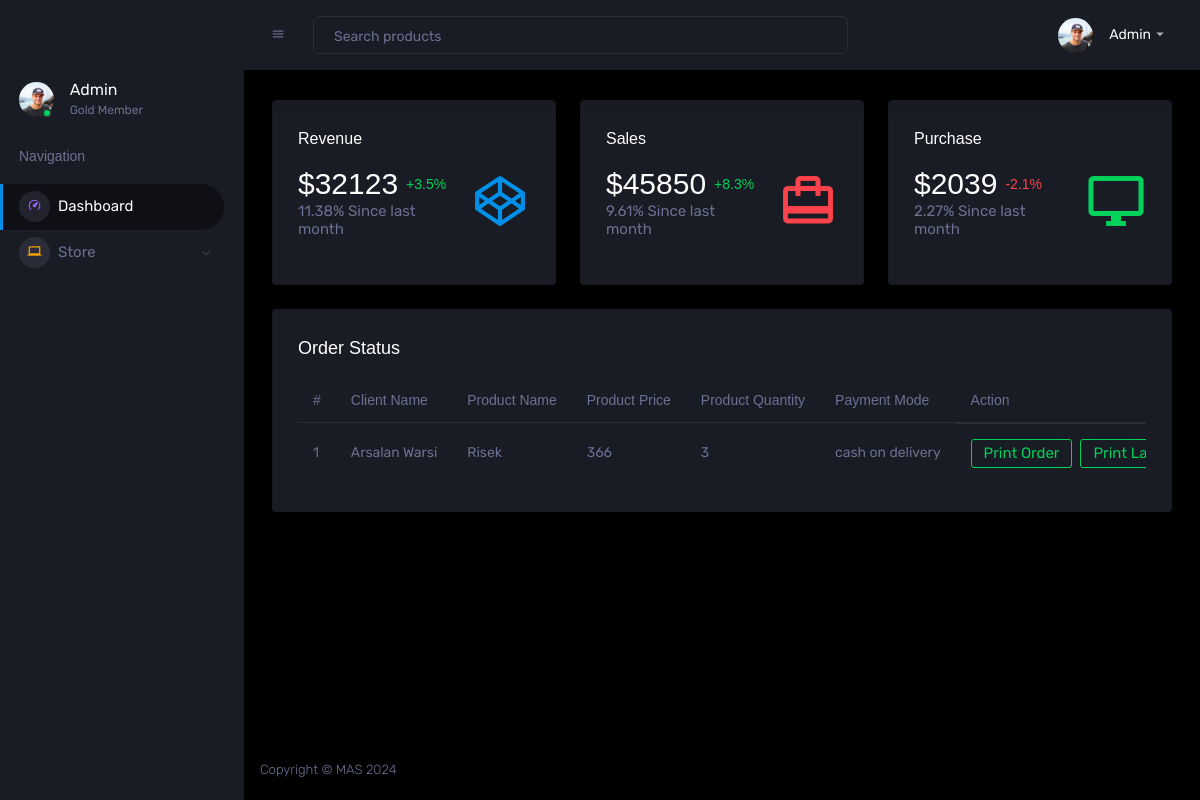
The page /AdminPanel/index.php (signed in) on the database as committed earlier.
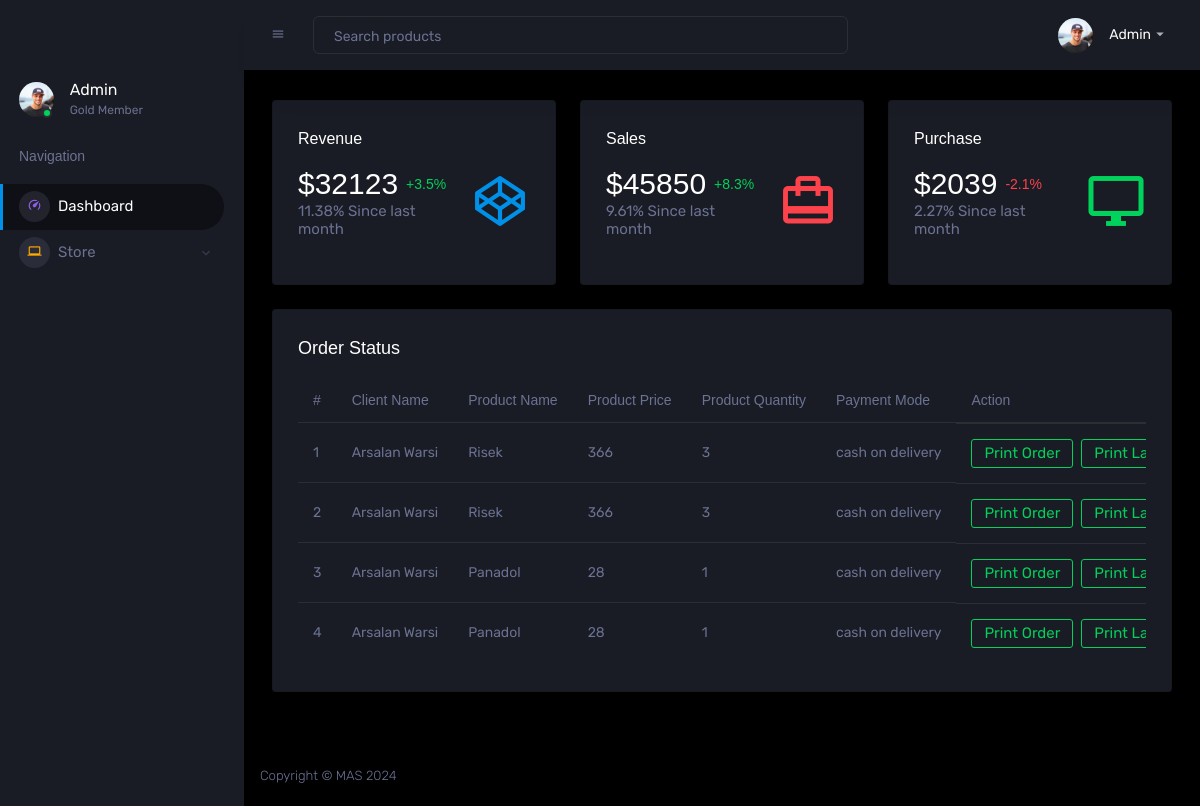
The same page on the database as committed later.
### tables this page shows
CREATE TABLE `orders` (
  `id` int(11) NOT NULL,
  `u_id` int(11) NOT NULL,
  `u_name` varchar(255) NOT NULL,
  `u_country` varchar(255) NOT NULL,
  `u_address` varchar(255) NOT NULL,
  `u_phone` varchar(255) NOT NULL,
  `delivery_status` varchar(255) NOT NULL,
  `p_id` int(11) NOT NULL,
  `p_name` varchar(255) NOT NULL,
  `generic_name` varchar(255) NOT NULL,
  `p_quantity` int(11) NOT NULL,
  `p_price` int(11) NOT NULL,
  `date` timestamp NOT NULL DEFAULT current_timestamp() ON UPDATE current_timestamp(),
  `order_status` varchar(255) NOT NULL DEFAULT 'Pending',
  `p_prescription` varchar(255) NOT NULL,
  `p_image` varchar(255) DEFAULT NULL,
  `tracking_no` varchar(255) DEFAULT NULL
);

### AdminPanel/index.php (the view, shortened to what this page needs)
<!DOCTYPE html>
<html lang="en">
<head>
  <link rel="stylesheet" href="assets/vendors/mdi/css/materialdesignicons.min.css">
  <link rel="stylesheet" href="assets/vendors/css/vendor.bundle.base.css">
  <link rel="stylesheet" href="assets/vendors/jvectormap/jquery-jvectormap.css">
  <link rel="stylesheet" href="assets/vendors/flag-icon-css/css/flag-icon.min.css">
  <link rel="stylesheet" href="assets/vendors/owl-carousel-2/owl.carousel.min.css">
  <link rel="stylesheet" href="assets/vendors/owl-carousel-2/owl.theme.default.min.css">
  <link rel="stylesheet" href="assets/css/style.css">
</head>
<body>
  <div class="container-scroller">
    <?php
    include 'sidebar.php';
    ?>
    <div class="container-fluid page-body-wrapper">
      <?php
      include 'header.php';
      ?>
      <div class="main-panel">
        <div class="content-wrapper">
          <div class="row">
            <div class="col-sm-4 grid-margin">
              <div class="card">
                <div class="card-body">
                  <h5>Revenue</h5>
                  <div class="row">
                    <div class="col-8 col-sm-12 col-xl-8 my-auto">
                      <div class="d-flex d-sm-block d-md-flex align-items-center">
                        <h2 class="mb-0">$32123</h2>
                        <p class="text-success ml-2 mb-0 font-weight-medium">+3.5%</p>
                      </div>
                      <h6 class="text-muted font-weight-normal">11.38% Since last month</h6>
                    </div>
                    <div class="col-4 col-sm-12 col-xl-4 text-center text-xl-right">
                      <i class="icon-lg mdi mdi-codepen text-primary ml-auto"></i>
                    </div>
                  </div>
                </div>
              </div>
            </div>
            <div class="col-sm-4 grid-margin">
              <div class="card">
                <div class="card-body">
                  <h5>Sales</h5>
                  <div class="row">
                    <div class="col-8 col-sm-12 col-xl-8 my-auto">
                      <div class="d-flex d-sm-block d-md-flex align-items-center">
                        <h2 class="mb-0">$45850</h2>
                        <p class="text-success ml-2 mb-0 font-weight-medium">+8.3%</p>
                      </div>
                      <h6 class="text-muted font-weight-normal"> 9.61% Since last month</h6>
                    </div>
                    <div class="col-4 col-sm-12 col-xl-4 text-center text-xl-right">
                      <i class="icon-lg mdi mdi-wallet-travel text-danger ml-auto"></i>
                    </div>
                  </div>
                </div>
              </div>
            </div>
            <div class="col-sm-4 grid-margin">
              <div class="card">
                <div class="card-body">
                  <h5>Purchase</h5>
                  <div class="row">
                    <div class="col-8 col-sm-12 col-xl-8 my-auto">
                      <div class="d-flex d-sm-block d-md-flex align-items-center">
                        <h2 class="mb-0">$2039</h2>
                        <p class="text-danger ml-2 mb-0 font-weight-medium">-2.1% </p>
                      </div>
                      <h6 class="text-muted font-weight-normal">2.27% Since last month</h6>
                    </div>
                    <div class="col-4 col-sm-12 col-xl-4 text-center text-xl-right">
                      <i class="icon-lg mdi mdi-monitor text-success ml-auto"></i>
                    </div>
                  </div>
                </div>
              </div>
            </div>
          </div>
          <div class="row ">
            <div class="col-12 grid-margin">
              <div class="card">
                <div class="card-body">
                  <h4 class="card-title">Order Status</h4>
                  <div class="table-responsive">
                    <table class="table">
                      <thead>
                        <tr>
                          <th> # </th>
                          <th> Client Name </th>
                          <th> Product Name </th>
                          <th> Product Price </th>
                          <th> Product Quantity</th>
                          <th> Payment Mode </th>
                          <th> Action </th>
                        </tr>
                      </thead>
                      <tbody id="table_data">
                        <?php
                        include "../config.php";
                        $fetchAllOrders = mysqli_query($db, "SELECT * FROM orders");
                        $sno = 1;
                        foreach ($fetchAllOrders as $data) {
                        ?>
                          <tr>
                            <td>
                              <?php echo $sno;
                              $sno++; ?>
                            </td>
                            <td> <?php echo $data['u_name'] ?> </td>
                            <td> <?php echo $data['p_name'] ?></td>
                            <td> <?php echo $data['p_price'] ?></td>
                            <td> <?php echo $data['p_quantity'] ?></td>
                            <td> <?php echo $data['delivery_status'] ?> </td>
                            <td class="d-flex">
                              <form action="../print.php" method="post" class="mr-2">
                                <input type="submit" name="print_order" class="btn btn-outline-success " value="Print Order">
                              </form>
                              <form action="Label_print.php" method="post">
                                <input type="submit" name="print_label" class="btn btn-outline-success" value="Print Label">
                              </form>
                            </td>
                          </tr>
                        <?php
                        }
                        ?>
                      </tbody>
                    </table>
                  </div>
                </div>
              </div>
            </div>
          </div>
        </div>
        <?php
        include "footer.php";
        ?>
</body>
</html>

### AdminPanel/sidebar.php (shortened to what this page needs)
<nav class="sidebar sidebar-offcanvas" id="sidebar">
        <div class="sidebar-brand-wrapper d-none d-lg-flex align-items-center justify-content-center fixed-top">
        </div>
        <ul class="nav">
          <li class="nav-item profile">
            <div class="profile-desc">
              <div class="profile-pic">
                <div class="count-indicator">
                  <img class="img-xs rounded-circle " src="assets/images/faces/face5.jpg" alt="">
                  <span class="count bg-success"></span>
                </div>
                <div class="profile-name">
                  <h5 class="mb-0 font-weight-normal">
                  <?php
                      if(isset($_SESSION['name'])){
                        echo $_SESSION['name'];
                      }
                      ?>
                  </h5>
                  <span>Gold Member</span>
                </div>
              </div>
            </div>
          </li>
          <li class="nav-item nav-category">
            <span class="nav-link">Navigation</span>
          </li>
          <li class="nav-item menu-items">
            <a class="nav-link" href="index.php">
              <span class="menu-icon">
                <i class="mdi mdi-speedometer"></i>
              </span>
              <span class="menu-title">Dashboard</span>
            </a>
          </li>
          <li class="nav-item menu-items">
            <a class="nav-link" data-toggle="collapse" href="#ui-basic" aria-expanded="false" aria-controls="ui-basic">
              <span class="menu-icon">
                <i class="mdi mdi-laptop"></i>
              </span>
              <span class="menu-title">Store</span>
              <i class="menu-arrow"></i>
            </a>
      </nav>

### AdminPanel/header.php (shortened to what this page needs)
<nav class="navbar p-0 fixed-top d-flex flex-row">
  <div class="navbar-menu-wrapper flex-grow d-flex align-items-stretch">
    <button class="navbar-toggler navbar-toggler align-self-center" type="button" data-toggle="minimize">
      <span class="mdi mdi-menu"></span>
    </button>
    <ul class="navbar-nav w-100">
      <li class="nav-item w-100">
        <form class="nav-link mt-2 mt-md-0 d-none d-lg-flex search">
          <input type="text" class="form-control" placeholder="Search products" id="searchbox">
        </form>
      </li>
    </ul>
    <ul class="navbar-nav navbar-nav-right">
      <li class="nav-item dropdown d-none d-lg-block">
        <div class="dropdown-menu dropdown-menu-right navbar-dropdown preview-list"
          aria-labelledby="createbuttonDropdown">
      <li class="nav-item dropdown">
        <a class="nav-link" id="profileDropdown" href="#" data-toggle="dropdown">
          <div class="navbar-profile">
            <img class="img-xs rounded-circle" src="assets/images/faces/face5.jpg" alt="">
            <p class="mb-0 d-none d-sm-block navbar-profile-name">
              <?php
              if (isset($_SESSION['name'])) {
                echo $_SESSION['name'];
              }
              ?>
            </p>
            <i class="mdi mdi-menu-down d-none d-sm-block"></i>
          </div>
        </a>
      </li>
    </ul>
  </div>
</nav>

### AdminPanel/footer.php (shortened to what this page needs)
<footer class="footer">
  <div class="d-sm-flex justify-content-center justify-content-sm-between">
    <span class="text-muted d-block text-center text-sm-left d-sm-inline-block">Copyright © MAS 2024</span>
  </div>
</footer>
</div>
</div>
</div>

Rows that differ between the two databases and show on the page:
added orders: u_name "Arsalan Warsi", p_name "Risek", p_price "366", p_quantity "3", delivery_status "cash on delivery"
added orders: u_name "Arsalan Warsi", p_name "Panadol", p_price "28", p_quantity "1", delivery_status "cash on delivery"
added orders: u_name "Arsalan Warsi", p_name "Panadol", p_price "28", p_quantity "1", delivery_status "cash on delivery"
